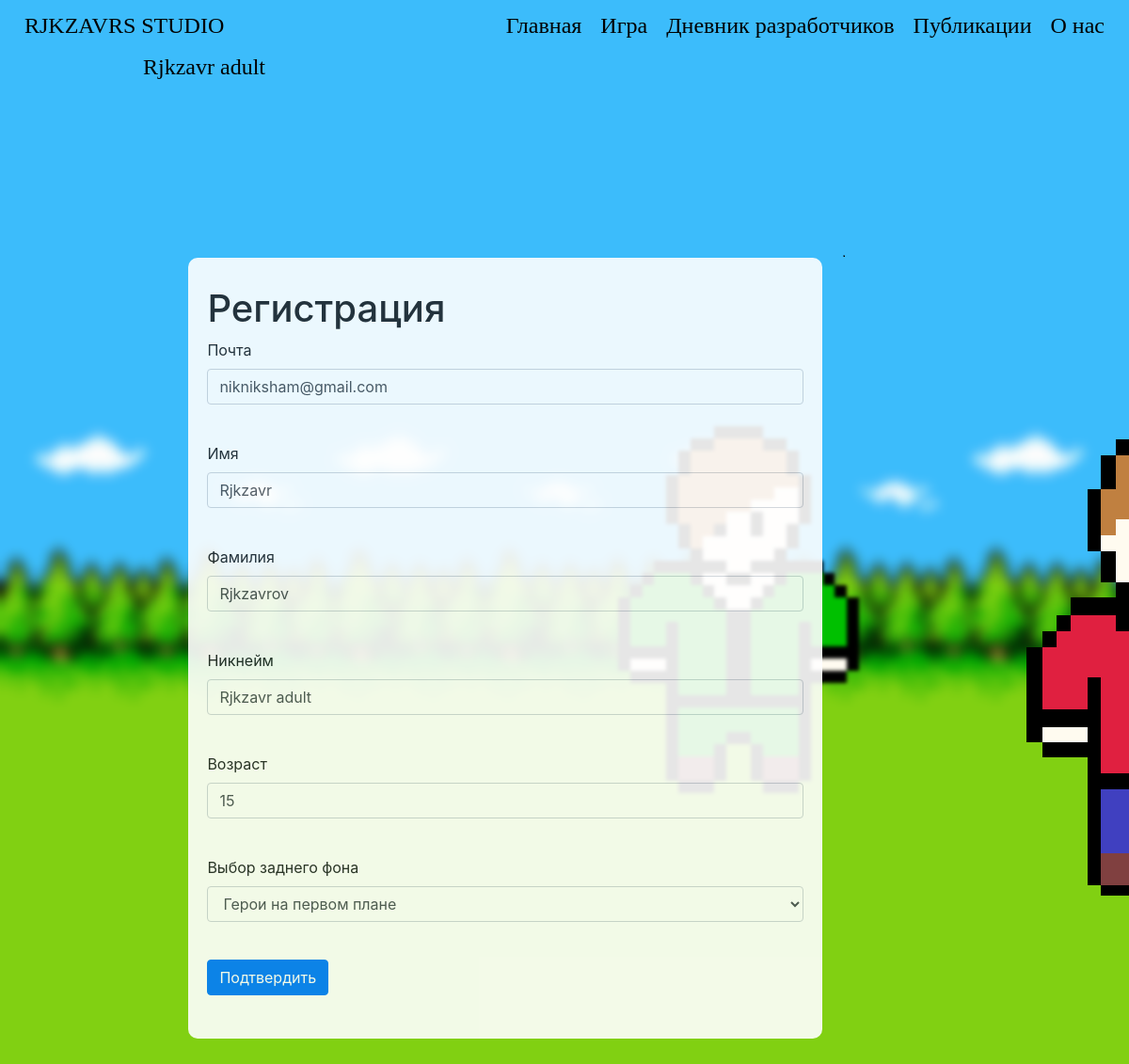
Page /edit_account/ (signed in) on the committed database.
### data/users.py (models this page shows, shortened)
class User(SqlAlchemyBase, UserMixin, SerializerMixin):
    __tablename__ = 'user'
    id = sqlalchemy.Column(sqlalchemy.Integer, primary_key=True, autoincrement=True)
    surname = sqlalchemy.Column(sqlalchemy.String, nullable=True)
    name = sqlalchemy.Column(sqlalchemy.String, nullable=True)
    age = sqlalchemy.Column(sqlalchemy.Integer, nullable=True)
    nickname = sqlalchemy.Column(sqlalchemy.String, nullable=True)
    email = sqlalchemy.Column(sqlalchemy.String, index=True, unique=True, nullable=True)
    hashed_password = sqlalchemy.Column(sqlalchemy.String, nullable=True)
    created_date = sqlalchemy.Column(sqlalchemy.DateTime)
    status = sqlalchemy.Column(sqlalchemy.Integer, nullable=True, default=0)
    background_image_id = sqlalchemy.Column(sqlalchemy.Integer, nullable=True, default=0)
    publications = orm.relation('Publications')
    developers_diary = orm.relation('DevelopersDiary')
    comments = orm.relation('Comments')

### run.py (the view, shortened to what this page needs)
@app.route('/edit_account/', methods=['GET', 'POST'])
@login_required
def edit_account():
    form = EditAccountForm()
    if request.method == "GET":
        form.email.data = current_user.email
        form.name.data = current_user.name
        form.surname.data = current_user.surname
        form.nickname.data = current_user.nickname
        form.age.data = current_user.age
    return render_template("Edit_Account.html", form=form, style=url_for('static', filename='css/style.css'),
                           bgimg=url_for('static', filename='img/background_img_1.png'))

### data/forms.py
class EditAccountForm(FlaskForm):
    email = EmailField('Почта', validators=[DataRequired()])
    name = StringField('Имя', validators=[DataRequired()])
    surname = StringField('Фамилия', validators=[DataRequired()])
    nickname = StringField('Никнейм', validators=[DataRequired()])
    age = StringField('Возраст', validators=[DataRequired()])
    choices = [(0, 'Герои на первом плане'), (1, '"Логотип" Обои'), (2, 'Гг'), (3, 'Игра')]
    background_image_id = SelectField('Выбор заднего фона', choices=choices, validators=[DataRequired()],
                                      default=choices[0])
    submit = SubmitField("Подтвердить")

### data/db_session.py (called while the page is built)
def create_session() -> Session:
    global __factory
    return __factory()

### run.py (called while the page is built)
@login_manager.user_loader
def load_user(user_id):
    session = db_session.create_session()
    return session.query(User).get(user_id)

### templates/Edit_Account.html (shortened to what this page needs)
{% extends "base.html" %}
{% block content %}
<h1>Регистрация</h1>
<form action="" method="post">
    <p>
        {{ form.email.label }}<br>
        {{ form.email(class="form-control", type="email") }}<br>
    </p>
    <p>
        {{ form.name.label }}<br>
        {{ form.name(class="form-control") }}<br>
    </p>
    <p>
        {{ form.surname.label }}<br>
        {{ form.surname(class="form-control") }}<br>
    </p>
    <p>
        {{ form.nickname.label }}<br>
        {{ form.nickname(class="form-control") }}<br>
    </p>
    <p>
        {{ form.age.label }}<br>
        {{ form.age(class="form-control") }}<br>
    </p>
    <p>
        {{ form.background_image_id.label }}<br>
        {{ form.background_image_id(class="form-control") }}<br>
    </p>
    <p>{{ form.submit(type="submit", class="btn btn-primary") }}</p>
</form>
{% endblock %}

### templates/base.html (shortened to what this page needs)
<!doctype html>
<html lang="ru">
<head>
    <link rel="stylesheet"
          href="https://stackpath.bootstrapcdn.com/bootstrap/4.4.1/css/bootstrap.min.css"
>
    <link rel="stylesheet" href={{style}}>
</head>
<body>
<header class="navbar navbar-light">
    <div class="left-head">
        <a href="/about/"><h4 class="asd">RJKZAVRS STUDIO</h4></a>
    </div>
    <div class="center-head">
        <div>
            <a href="/" class="header-a"><h4 class="asd">Главная</h4></a>
            <a href="/" class="header-a"><h4 class="asd">Игра</h4></a>
            <a href="/DevelopersDiary" class="header-a"><h4 class="asd">Дневник разработчиков</h4></a>
            <a href="/Publications/" class="header-a"><h4 class="asd">Публикации</h4></a>
            <a href="/about/" class="header-a"><h4 class="asd">О нас</h4></a>
        </div>
    </div>
    <div class="right-head">
        {% if current_user.is_authenticated %}
        <a class="navbar-brand" href="/account"><h4 class="asd">{{ current_user.nickname }}</h4></a>
        {% else %}
        <a href="/login"><h4 class="asd">Войти</h4></a>
        <a href="/register"><h4 class="asd">Зарегестрироваться</h4></a>
        {% endif %}
    </div>
</header>
<main role="main">
    <div class="main-block">
        <div class="center-column">
            <div class="center-column-block">
                {% block content %}{% endblock %}
            </div>
        </div>
    </div>
</main>
</body>
</html>

### static/css/style.css (style rules this page uses)
p { text-decoration: none; }
header { margin-bottom: 170px; }
main { align: center; width: 100%; }
.header-a { float: left; }
a { text-decoration: none; }
div.main-block { width: 85%; display: flex; margin-left: 15%; align: center; margin-bottom: 70px; }
.asd { font-family: 'Comfortaa', cursive; font-weight: 100; font-style: inherit; color: #000; position: relative; padding: 5px 5px; margin: 0 5px; }
div.left-head { width: 25%; }
div.center-head { display: flex; align: center; }
div.right-head { width: 25%; display: -webkit-flex; -webkit-flex-direction: row-reverse; display: flex; flex-direction: row-reverse; }
div.center-column { border-radius: 10px; opacity: 1; background: #fff; align: left; width: 66%; margin-left: 2%; margin-right: 20px; opacity: 0.9; }
div.center-column-block { padding: 30px 20px; }

### rows in the picture
User: nickname "Rjkzavr adult", email "nikniksham@gmail.com", name "Rjkzavr", surname "Rjkzavrov", age "15", background_image_id "Герои на первом плане"
